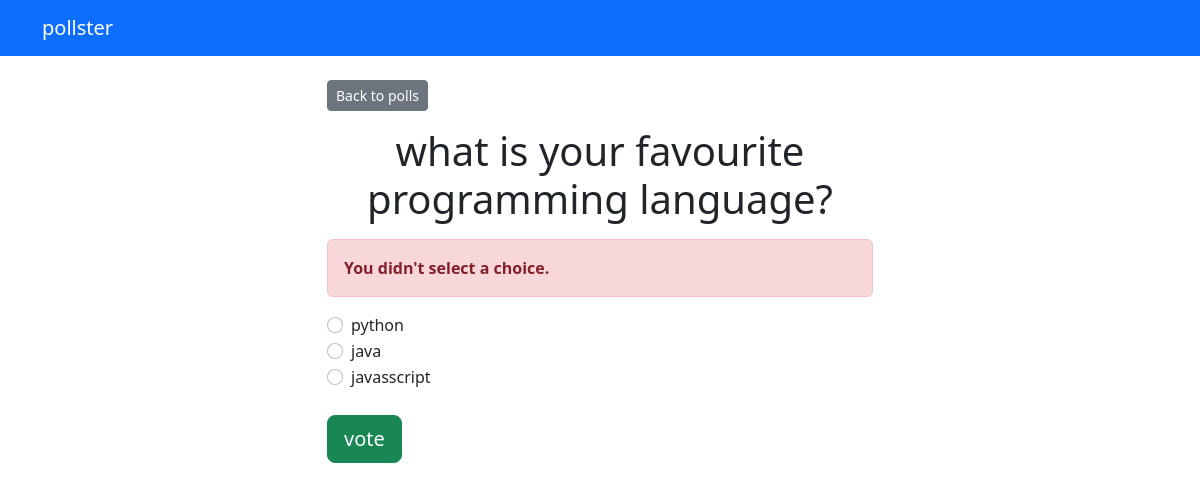
/polls/3/vote/, run on the app's committed database.
### polls/models.py (models this page shows, shortened)
class Question(models.Model) :
    question_text = models.CharField(max_length=200)
    pub_date = models.DateTimeField("date published")

class Choice(models.Model) :
    question = models.ForeignKey(Question, on_delete=models.CASCADE)
    choice_text = models.CharField(max_length=200)
    votes = models.IntegerField(default=0)

### polls/views.py (the view)
# urls.py: path('<int:question_id>/vote/',views.vote, name='vote'),
def vote(request, question_id) :
    print(request.method)
    question = get_object_or_404(Question, pk= question_id)
    try:
        selected_choice = question.choice_set.get(pk=request.POST['choice'])
    except (KeyError, Choice.DoesNotExist) :
        return render(request, 'polls/detail.html', {
            'question': question,
            'error_message':"You didn't select a choice.",
        })
    else :
        selected_choice.votes +=1
        selected_choice.save()
        return HttpResponseRedirect(reverse('polls:results', args=(question_id,)))

### templates/polls/detail.html (shortened to what this page needs)
{%extends 'base.html'%}
{%block content%}
<a class="btn btn-secondary btn-sm mb-3" href="{% url 'polls:index' %}">Back to polls</a>
<h1 class="text-center mb-3">{{question.question_text}}</h1>
{% if error_message%}
<p class="alert alert-danger">
    <strong>{{error_message}}</strong>
</p>
{% endif %}
<form action="{% url 'polls:vote' question.id %}" method="post">
    {% for choice in question.choice_set.all %}
    <div class="form-check">
        <input
        type="radio"
        name="choice"
        class="form-check-input"
        id="choice{{forloop.counter}}"
        value="{{choice.id}}"
        />
        <label for="choice{{forloop.counter}}">{{choice.choice_text}}</label>
    </div>
    {%endfor%}
    <input type="submit" value="vote" class="btn btn-success btn-lg btn-block mt-4"/>
</form>
{%endblock%}

### data on the page
Question: question_text "what is your favourite programming language?"
Choice: choice_text "python"
Choice: choice_text "java"
Choice: choice_text "javasscript"

### other printed values
{{ error_message }} "You didn't select a choice."
